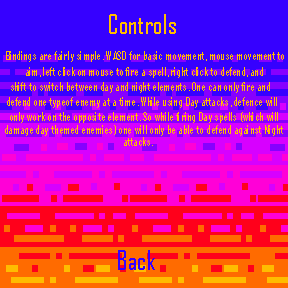

Below is a game level as drawn by its tile map, then a one-line description and the .tmx file that defines it, in full:
An orthogonal 36x36 tile map with 8x8 px tiles, 1 tile layer (background) and 1 object (back).

<map version="1.4" tiledversion="1.4.1" orientation="orthogonal" renderorder="right-down" width="36" height="36" tilewidth="8" tileheight="8" infinite="0" nextlayerid="3" nextobjectid="2">
 <tileset firstgid="1" name="controls" tilewidth="8" tileheight="8" tilecount="1296" columns="36">
  <image source="../programmer_art/control_screen.png" width="288" height="288" />
 </tileset>
 <layer id="1" name="background" width="36" height="36">
  <data encoding="csv">
1,2,3,4,5,6,7,8,9,10,11,12,13,14,15,16,17,18,19,20,21,22,23,24,25,26,27,28,29,30,31,32,33,34,35,36,
37,38,39,40,41,42,43,44,45,46,47,48,49,50,51,52,53,54,55,56,57,58,59,60,61,62,63,64,65,66,67,68,69,70,71,72,
73,74,75,76,77,78,79,80,81,82,83,84,85,86,87,88,89,90,91,92,93,94,95,96,97,98,99,100,101,102,103,104,105,106,107,108,
109,110,111,112,113,114,115,116,117,118,119,120,121,122,123,124,125,126,127,128,129,130,131,132,133,134,135,136,137,138,139,140,141,142,143,144,
145,146,147,148,149,150,151,152,153,154,155,156,157,158,159,160,161,162,163,164,165,166,167,168,169,170,171,172,173,174,175,176,177,178,179,180,
181,182,183,184,185,186,187,188,189,190,191,192,193,194,195,196,197,198,199,200,201,202,203,204,205,206,207,208,209,210,211,212,213,214,215,216,
217,218,219,220,221,222,223,224,225,226,227,228,229,230,231,232,233,234,235,236,237,238,239,240,241,242,243,244,245,246,247,248,249,250,251,252,
253,254,255,256,257,258,259,260,261,262,263,264,265,266,267,268,269,270,271,272,273,274,275,276,277,278,279,280,281,282,283,284,285,286,287,288,
289,290,291,292,293,294,295,296,297,298,299,300,301,302,303,304,305,306,307,308,309,310,311,312,313,314,315,316,317,318,319,320,321,322,323,324,
325,326,327,328,329,330,331,332,333,334,335,336,337,338,339,340,341,342,343,344,345,346,347,348,349,350,351,352,353,354,355,356,357,358,359,360,
361,362,363,364,365,366,367,368,369,370,371,372,373,374,375,376,377,378,379,380,381,382,383,384,385,386,387,388,389,390,391,392,393,394,395,396,
397,398,399,400,401,402,403,404,405,406,407,408,409,410,411,412,413,414,415,416,417,418,419,420,421,422,423,424,425,426,427,428,429,430,431,432,
433,434,435,436,437,438,439,440,441,442,443,444,445,446,447,448,449,450,451,452,453,454,455,456,457,458,459,460,461,462,463,464,465,466,467,468,
469,470,471,472,473,474,475,476,477,478,479,480,481,482,483,484,485,486,487,488,489,490,491,492,493,494,495,496,497,498,499,500,501,502,503,504,
505,506,507,508,509,510,511,512,513,514,515,516,517,518,519,520,521,522,523,524,525,526,527,528,529,530,531,532,533,534,535,536,537,538,539,540,
541,542,543,544,545,546,547,548,549,550,551,552,553,554,555,556,557,558,559,560,561,562,563,564,565,566,567,568,569,570,571,572,573,574,575,576,
577,578,579,580,581,582,583,584,585,586,587,588,589,590,591,592,593,594,595,596,597,598,599,600,601,602,603,604,605,606,607,608,609,610,611,612,
613,614,615,616,617,618,619,620,621,622,623,624,625,626,627,628,629,630,631,632,633,634,635,636,637,638,639,640,641,642,643,644,645,646,647,648,
649,650,651,652,653,654,655,656,657,658,659,660,661,662,663,664,665,666,667,668,669,670,671,672,673,674,675,676,677,678,679,680,681,682,683,684,
685,686,687,688,689,690,691,692,693,694,695,696,697,698,699,700,701,702,703,704,705,706,707,708,709,710,711,712,713,714,715,716,717,718,719,720,
721,722,723,724,725,726,727,728,729,730,731,732,733,734,735,736,737,738,739,740,741,742,743,744,745,746,747,748,749,750,751,752,753,754,755,756,
757,758,759,760,761,762,763,764,765,766,767,768,769,770,771,772,773,774,775,776,777,778,779,780,781,782,783,784,785,786,787,788,789,790,791,792,
793,794,795,796,797,798,799,800,801,802,803,804,805,806,807,808,809,810,811,812,813,814,815,816,817,818,819,820,821,822,823,824,825,826,827,828,
829,830,831,832,833,834,835,836,837,838,839,840,841,842,843,844,845,846,847,848,849,850,851,852,853,854,855,856,857,858,859,860,861,862,863,864,
865,866,867,868,869,870,871,872,873,874,875,876,877,878,879,880,881,882,883,884,885,886,887,888,889,890,891,892,893,894,895,896,897,898,899,900,
901,902,903,904,905,906,907,908,909,910,911,912,913,914,915,916,917,918,919,920,921,922,923,924,925,926,927,928,929,930,931,932,933,934,935,936,
937,938,939,940,941,942,943,944,945,946,947,948,949,950,951,952,953,954,955,956,957,958,959,960,961,962,963,964,965,966,967,968,969,970,971,972,
973,974,975,976,977,978,979,980,981,982,983,984,985,986,987,988,989,990,991,992,993,994,995,996,997,998,999,1000,1001,1002,1003,1004,1005,1006,1007,1008,
1009,1010,1011,1012,1013,1014,1015,1016,1017,1018,1019,1020,1021,1022,1023,1024,1025,1026,1027,1028,1029,1030,1031,1032,1033,1034,1035,1036,1037,1038,1039,1040,1041,1042,1043,1044,
1045,1046,1047,1048,1049,1050,1051,1052,1053,1054,1055,1056,1057,1058,1059,1060,1061,1062,1063,1064,1065,1066,1067,1068,1069,1070,1071,1072,1073,1074,1075,1076,1077,1078,1079,1080,
1081,1082,1083,1084,1085,1086,1087,1088,1089,1090,1091,1092,1093,1094,1095,1096,1097,1098,1099,1100,1101,1102,1103,1104,1105,1106,1107,1108,1109,1110,1111,1112,1113,1114,1115,1116,
1117,1118,1119,1120,1121,1122,1123,1124,1125,1126,1127,1128,1129,1130,1131,1132,1133,1134,1135,1136,1137,1138,1139,1140,1141,1142,1143,1144,1145,1146,1147,1148,1149,1150,1151,1152,
1153,1154,1155,1156,1157,1158,1159,1160,1161,1162,1163,1164,1165,1166,1167,1168,1169,1170,1171,1172,1173,1174,1175,1176,1177,1178,1179,1180,1181,1182,1183,1184,1185,1186,1187,1188,
1189,1190,1191,1192,1193,1194,1195,1196,1197,1198,1199,1200,1201,1202,1203,1204,1205,1206,1207,1208,1209,1210,1211,1212,1213,1214,1215,1216,1217,1218,1219,1220,1221,1222,1223,1224,
1225,1226,1227,1228,1229,1230,1231,1232,1233,1234,1235,1236,1237,1238,1239,1240,1241,1242,1243,1244,1245,1246,1247,1248,1249,1250,1251,1252,1253,1254,1255,1256,1257,1258,1259,1260,
1261,1262,1263,1264,1265,1266,1267,1268,1269,1270,1271,1272,1273,1274,1275,1276,1277,1278,1279,1280,1281,1282,1283,1284,1285,1286,1287,1288,1289,1290,1291,1292,1293,1294,1295,1296
</data>
 </layer>
 <objectgroup id="2" name="buttons">
  <object id="1" name="back" x="112.858" y="246.965" width="47.2209" height="27.8603" />
 </objectgroup>
</map>